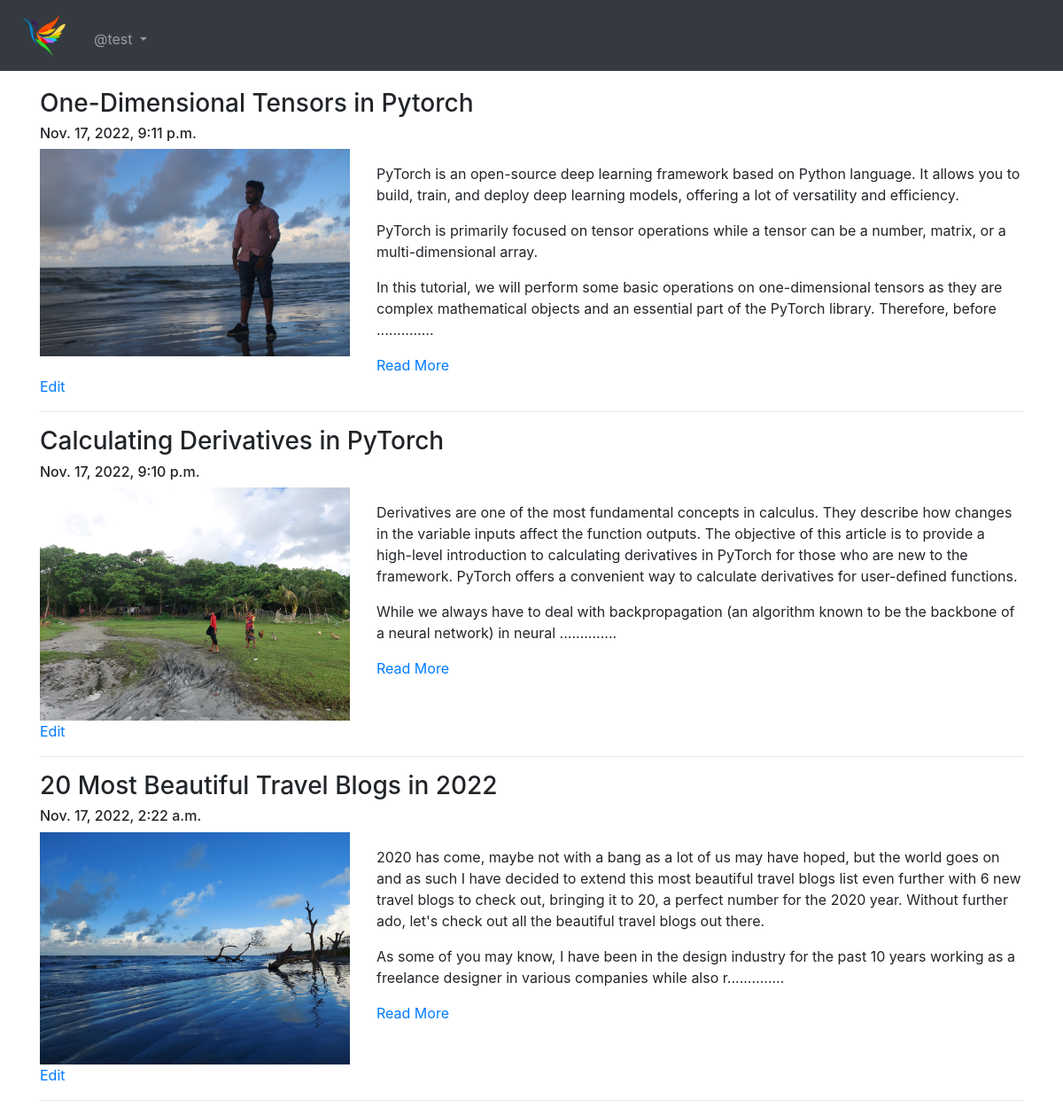
The page /blog/my-blogs/ (signed in) on the database its author committed.
### App_Blog/models.py (models this page shows, shortened)
class Blog(models.Model):
    author = models.ForeignKey(User,on_delete=models.CASCADE, related_name='post_author')
    blog_title = models.CharField(max_length=264, verbose_name="Put a Title")
    slug = models.SlugField(max_length=264, unique= True)
    blog_content = models.TextField(verbose_name="what is on your mind?")
    blog_image= models.ImageField(upload_to='blog_images',verbose_name= "Image")
    pubish_date = models.DateTimeField(auto_now_add = True, verbose_name = "Image")
    update_date = models.DateTimeField(auto_now=True)
    class Meta:
        ordering = ('-pubish_date',)

### App_Blog/views.py (the view)
# urls.py: path('my-blogs/', views.MyBlogs.as_view(), name='my_blogs'),
class MyBlogs(LoginRequiredMixin, TemplateView):
    template_name= 'App_blog/my_blogs.html'

### App_Blog/templatetags/custom_filters.py (called while the page is built)
def range_filter(value):
    return value[0:500] + ".............."

### templates/App_Blog/my_blogs.html (shortened to what this page needs)
{% extends 'base.html' %}
{% load custom_filters %}
{% block body_block %}
    {% for blog in user.post_author.all %}
    <h3> {{blog.blog_title}}</h3>
    <h6> {{blog.pubish_date}}</h6>
    <div class="row">
        <div class="col-sm-4">
            <img src="/media/{{blog.blog_image}}" width="100%">
        </div>
        <div class="col-sm-8">
            <p> {{blog.blog_content|range_filter|linebreaks}}</p>
            <a href= "{% url 'App_Blog:blog_details' slug=blog.slug %}">Read More</a>
        </div>
    </div>
    <a href= "{% url 'App_Blog:edit_blog' pk=blog.pk %}">Edit</a>
    <hr>
    {% endfor %}
{% endblock %}

### templates/base.html (shortened to what this page needs)
<!DOCTYPE html>
<html lang="en">
<head>
    <link rel="stylesheet" href="https://cdn.jsdelivr.net/npm/bootstrap@4.0.0/dist/css/bootstrap.min.css">
    <link rel="stylesheet" href="https://cdnjs.cloudflare.com/ajax/libs/font-awesome/6.2.1/css/all.min.css">
</head>
<body>
    <nav class="navbar navbar-expand-sm bg-dark navbar-dark">
        <ul class="navbar-nav" >
            <li class="nav-item active">
                <a class="nav-link" href="{% url 'index' %}"><img src="/media/logo.png" width="50px"</a>
            </li>
            {% if user.is_authenticated %}
            <div class="nav-item dropdown">
                <a class="nav-link dropdown-toggle" href="" id="navbardrop" data-toggle="dropdown">
                    @{{user.username}}
                </a>
            {% endif %}
      </ul>
    </nav>
<div class= "container" style="padding-top:20px">
    {% block body_block %}
    {% endblock %}
</div>
</body>
</html>

### rows shown on the page
Blog: blog_title "One-Dimensional Tensors in Pytorch", pubish_date "Nov. 17, 2022, 9:11 p.m.", blog_image (picture), blog_content|range_filter "PyTorch is an open-source deep learning framework based on Python language. It allows you to build, train, and deploy deep learning models, offering a lot of versatility and efficiency. PyTorch is primarily focused on tensor operations while a tensor can be a number, matrix, or a multi-dimensional array. In this tutorial, we will perform some basic operations on one-dimensional tensors as they are complex mathematical objects and an essential part of the PyTorch library. Therefore, before .............."
Blog: blog_title "Calculating Derivatives in PyTorch", pubish_date "Nov. 17, 2022, 9:10 p.m.", blog_image (picture), blog_content|range_filter "Derivatives are one of the most fundamental concepts in calculus. They describe how changes in the variable inputs affect the function outputs. The objective of this article is to provide a high-level introduction to calculating derivatives in PyTorch for those who are new to the framework. PyTorch offers a convenient way to calculate derivatives for user-defined functions. While we always have to deal with backpropagation (an algorithm known to be the backbone of a neural network) in neural .............."
Blog: blog_title "20 Most Beautiful Travel Blogs in 2022", pubish_date "Nov. 17, 2022, 2:22 a.m.", blog_image (picture), blog_content|range_filter "2020 has come, maybe not with a bang as a lot of us may have hoped, but the world goes on and as such I have decided to extend this most beautiful travel blogs list even further with 6 new travel blogs to check out, bringing it to 20, a perfect number for the 2020 year. Without further ado, let's check out all the beautiful travel blogs out there. As some of you may know, I have been in the design industry for the past 10 years working as a freelance designer in various companies while also r.............."

### other values the page prints
{{ user.username }} "test"
